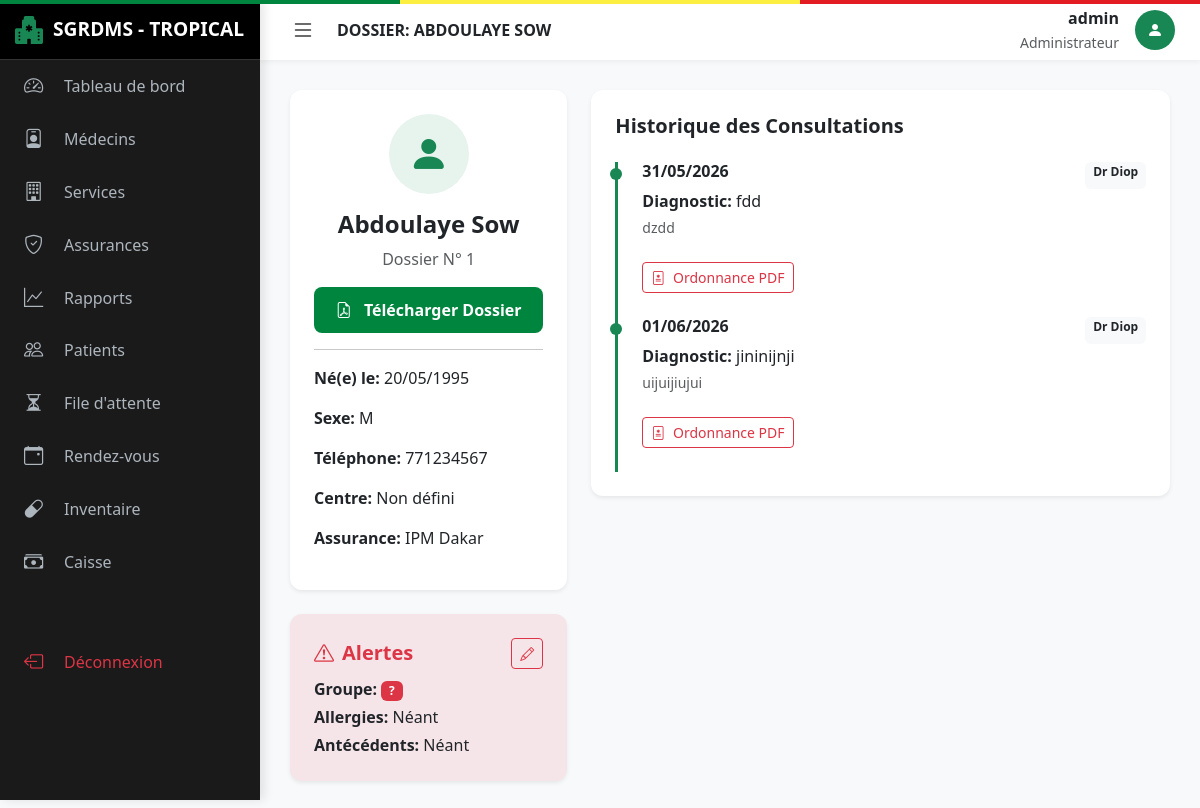
The app's page /patient/1 (signed in) with its own data.
### app/models.py (models this page shows)
class Utilisateur(db.Model, UserMixin):
    id = db.Column(db.Integer, primary_key=True)
    username = db.Column(db.String(50), unique=True, nullable=False)
    password = db.Column(db.String(100), nullable=False)
    role = db.Column(db.String(20), nullable=False) # Admin, Medecin, Patient, Pharmacien, Receptionniste
    date_creation = db.Column(db.DateTime, default=datetime.utcnow)
    patient_id = db.Column(db.Integer, db.ForeignKey('patient.id'), nullable=True)
    patient = db.relationship('Patient', backref='user', uselist=False)
    medecin_id = db.Column(db.Integer, db.ForeignKey('medecin.id'), nullable=True)
    medecin = db.relationship('Medecin', backref='user', uselist=False)

class Patient(db.Model):
    id = db.Column(db.Integer, primary_key=True)
    nom = db.Column(db.String(50), nullable=False)
    prenom = db.Column(db.String(50), nullable=False)
    date_naissance = db.Column(db.Date, nullable=False)
    sexe = db.Column(db.String(10))
    adresse = db.Column(db.String(200))
    telephone = db.Column(db.String(20))
    email = db.Column(db.String(120))
    centre_id = db.Column(db.Integer, db.ForeignKey('centre.id'), nullable=True)
    assurance_id = db.Column(db.Integer, db.ForeignKey('assurance.id'), nullable=True)
    assurance = db.relationship('Assurance', backref='patients')
    dossier = db.relationship('DossierMedical', backref='patient', uselist=False)
    rdvs = db.relationship('RendezVous', backref='patient', lazy=True)
    file_attente = db.relationship('FileAttente', backref='patient', lazy=True)

class Assurance(db.Model):
    id = db.Column(db.Integer, primary_key=True)
    nom_assurance = db.Column(db.String(100), nullable=False)
    taux_pec = db.Column(db.Float) # Taux Prise En Charge
    plafond_annuel = db.Column(db.Float)

class RendezVous(db.Model):
    id = db.Column(db.Integer, primary_key=True)
    date_rdv = db.Column(db.Date, nullable=False)
    heure_rdv = db.Column(db.Time, nullable=False)
    statut = db.Column(db.String(20), default='Programmé') # Programmé, Annulé, Terminé, Urgence
    type_rdv = db.Column(db.String(20), default='Présentiel') # Présentiel, Téléconsultation
    priorite = db.Column(db.Integer, default=1)
    degre_urgence = db.Column(db.String(20), default='Normal') # Normal, Moyen, Critique (Triage)
    patient_id = db.Column(db.Integer, db.ForeignKey('patient.id'), nullable=False)
    medecin_id = db.Column(db.Integer, db.ForeignKey('medecin.id'), nullable=False)
    service_id = db.Column(db.Integer, db.ForeignKey('service.id'), nullable=True)
    centre_id = db.Column(db.Integer, db.ForeignKey('centre.id'), nullable=True)
    consultation = db.relationship('Consultation', backref='rdv', uselist=False)

class Consultation(db.Model):
    id = db.Column(db.Integer, primary_key=True)
    rdv_id = db.Column(db.Integer, db.ForeignKey('rendez_vous.id'), nullable=False)
    date_consultation = db.Column(db.DateTime, default=datetime.utcnow)
    diagnostic = db.Column(db.Text)
    observations = db.Column(db.Text)
    type_consult = db.Column(db.String(50))
    ordonnance = db.relationship('Ordonnance', backref='consultation', uselist=False)
    facture = db.relationship('Facture', backref='consultation', uselist=False)

class Medecin(db.Model):
    id = db.Column(db.Integer, primary_key=True)
    nom = db.Column(db.String(50), nullable=False)
    prenom = db.Column(db.String(50), nullable=False)
    specialite = db.Column(db.String(100))
    telephone = db.Column(db.String(20))
    teleconsult_active = db.Column(db.Boolean, default=False)
    service_id = db.Column(db.Integer, db.ForeignKey('service.id'), nullable=False)
    centre_id = db.Column(db.Integer, db.ForeignKey('centre.id'), nullable=True)
    rdvs = db.relationship('RendezVous', backref='medecin', lazy=True)
    dispos = db.relationship('Disponibilite', backref='medecin', lazy=True)

### app/routes.py (the view)
@main.route("/patient/<int:patient_id>")
@login_required
def patient_details(patient_id):
    patient = Patient.query.get_or_404(patient_id)
    if current_user.role not in ['Administrateur', 'Receptionniste', 'Medecin']:
        if current_user.role == 'Patient' and current_user.patient_id != patient.id:
            return redirect(url_for('main.dashboard'))
    return render_template('patient_details.html', patient=patient, title=f"Dossier: {patient.prenom} {patient.nom}")

### app/__init__.py (called while the page is built)
def create_app(config_class=Config):
    app = Flask(__name__)
    app.config.from_object(Config)
    db.init_app(app)
    bcrypt.init_app(app)
    login_manager.init_app(app)
    from app.routes import main
    app.register_blueprint(main)
    @app.context_processor
    def inject_now():
        from datetime import datetime
        return {'datetime': datetime}
    return app

### app/models.py (called while the page is built)
@login_manager.user_loader
def load_user(user_id):
    return Utilisateur.query.get(int(user_id))

### app/templates/patient_details.html (shortened to what this page needs)
{% extends "base.html" %}
{% block content %}
<div class="row g-4">
    <div class="col-md-4">
        <div class="card border-0 shadow-sm p-4 text-center">
            <div class="rounded-circle bg-success bg-opacity-10 text-success d-inline-flex align-items-center justify-content-center mx-auto mb-3" style="width: 80px; height: 80px;">
                <i class="bi bi-person-fill fs-1"></i>
            </div>
            <h4 class="fw-bold">{{ patient.prenom }} {{ patient.nom }}</h4>
            <p class="text-muted">Dossier N° {{ patient.id }}</p>
            <div class="d-grid gap-2">
                <a href="{{ url_for('main.pdf_dossier', patient_id=patient.id) }}" target="_blank" class="btn btn-senegal">
                    <i class="bi bi-file-earmark-pdf me-2"></i> Télécharger Dossier
                </a>
            </div>
            <hr>
            <div class="text-start">
                <p><strong>Né(e) le:</strong> {{ patient.date_naissance.strftime('%d/%m/%Y') }}</p>
                <p><strong>Sexe:</strong> {{ patient.sexe }}</p>
                <p><strong>Téléphone:</strong> {{ patient.telephone }}</p>
                <p><strong>Centre:</strong> {{ patient.centre.nom_centre if patient.centre else 'Non défini' }}</p>
                <p><strong>Assurance:</strong> {{ patient.assurance.nom_assurance if patient.assurance else 'Néant' }}</p>
            </div>
        </div>
        <div class="card border-0 shadow-sm p-4 mt-4 bg-danger bg-opacity-10">
            <div class="d-flex justify-content-between align-items-center mb-2">
                <h5 class="fw-bold text-danger mb-0"><i class="bi bi-exclamation-triangle me-2"></i>Alertes</h5>
                {% if current_user.role in ['Administrateur', 'Medecin'] %}
                <a href="{{ url_for('main.modifier_dossier', patient_id=patient.id) }}" class="btn btn-sm btn-outline-danger">
                    <i class="bi bi-pencil"></i>
                </a>
                {% endif %}
            </div>
            <p class="mb-1"><strong>Groupe:</strong> <span class="badge bg-danger">{{ patient.dossier.groupe_sanguin or '?' }}</span></p>
            <p class="mb-1"><strong>Allergies:</strong> {{ patient.dossier.allergies or 'Néant' }}</p>
            <p class="mb-0"><strong>Antécédents:</strong> {{ patient.dossier.antecedents or 'Néant' }}</p>
        </div>
    </div>
    <div class="col-md-8">
        <div class="card border-0 shadow-sm p-4">
            <h5 class="fw-bold mb-4">Historique des Consultations</h5>
            <div class="timeline">
                {% for rdv in patient.rdvs if rdv.consultation %}
                <div class="border-start border-3 border-success ps-4 pb-4 position-relative">
                    <div class="position-absolute start-0 translate-middle-x bg-success rounded-circle" style="width: 12px; height: 12px; margin-left: -2px; margin-top: 6px;"></div>
                    <div class="d-flex justify-content-between">
                        <h6 class="fw-bold">{{ rdv.consultation.date_consultation.strftime('%d/%m/%Y') }}</h6>
                        <span class="badge bg-light text-dark">Dr {{ rdv.medecin.nom }}</span>
                    </div>
                    <p class="mb-1"><strong>Diagnostic:</strong> {{ rdv.consultation.diagnostic }}</p>
                    <p class="small text-muted">{{ rdv.consultation.observations }}</p>
                    {% if rdv.consultation.ordonnance %}
                    <a href="{{ url_for('main.pdf_ordonnance', ordonnance_id=rdv.consultation.ordonnance.id) }}" target="_blank" class="btn btn-sm btn-outline-danger mt-2">
                        <i class="bi bi-file-medical me-1"></i> Ordonnance PDF
                    </a>
                    {% endif %}
                </div>
                {% else %}
                <p class="text-muted text-center py-4">Aucune consultation enregistrée pour ce patient.</p>
                {% endfor %}
            </div>
        </div>
    </div>
</div>
{% endblock %}

### app/templates/base.html (shortened to what this page needs)
<!DOCTYPE html>
<html lang="fr">
<head>
    <link href="https://cdn.jsdelivr.net/npm/bootstrap@5.3.0/dist/css/bootstrap.min.css" rel="stylesheet">
    <link rel="stylesheet" href="https://cdn.jsdelivr.net/npm/bootstrap-icons@1.11.0/font/bootstrap-icons.css">
</head>
<body>
    {% if current_user.is_authenticated %}
    <div id="sidebar">
        <div class="sidebar-header">
            <i class="bi bi-hospital-fill text-success fs-3"></i>
            <span class="logo-text">SGRDMS - TROPICAL</span>
        </div>
            <a href="{{ url_for('main.dashboard') }}" class="menu-item {{ 'active' if request.endpoint == 'main.dashboard' }}">
                <i class="bi bi-speedometer2"></i>
                <span class="menu-text">Tableau de bord</span>
            </a>
            {% if current_user.role == 'Administrateur' %}
            <a href="{{ url_for('main.list_medecins') }}" class="menu-item {{ 'active' if request.endpoint == 'main.list_medecins' }}">
                <i class="bi bi-person-badge"></i>
                <span class="menu-text">Médecins</span>
            </a>
            <a href="{{ url_for('main.list_services') }}" class="menu-item {{ 'active' if request.endpoint == 'main.list_services' }}">
                <i class="bi bi-building"></i>
                <span class="menu-text">Services</span>
            </a>
            <a href="{{ url_for('main.list_assurances') }}" class="menu-item {{ 'active' if request.endpoint == 'main.list_assurances' }}">
                <i class="bi bi-shield-check"></i>
                <span class="menu-text">Assurances</span>
            </a>
            <a href="{{ url_for('main.rapports') }}" class="menu-item {{ 'active' if request.endpoint == 'main.rapports' }}">
                <i class="bi bi-graph-up"></i>
                <span class="menu-text">Rapports</span>
            </a>
            {% endif %}
            {% if current_user.role in ['Administrateur', 'Receptionniste', 'Medecin'] %}
            <a href="{{ url_for('main.list_patients') }}" class="menu-item {{ 'active' if request.endpoint == 'main.list_patients' }}">
                <i class="bi bi-people"></i>
                <span class="menu-text">Patients</span>
            </a>
            {% endif %}
            {% if current_user.role in ['Administrateur', 'Receptionniste'] %}
            <a href="{{ url_for('main.file_attente') }}" class="menu-item {{ 'active' if request.endpoint == 'main.file_attente' }}">
                <i class="bi bi-hourglass-split"></i>
                <span class="menu-text">File d'attente</span>
            </a>
            {% endif %}
            {% if current_user.role not in ['Pharmacien', 'Caissier'] %}
            <a href="{{ url_for('main.list_rdvs') }}" class="menu-item {{ 'active' if request.endpoint == 'main.list_rdvs' }}">
                <i class="bi bi-calendar-event"></i>
                <span class="menu-text">Rendez-vous</span>
            </a>
            {% endif %}
            {% if current_user.role == 'Pharmacien' or current_user.role == 'Administrateur' %}
            <a href="{{ url_for('main.pharmacie_inventaire') }}" class="menu-item {{ 'active' if request.endpoint == 'main.pharmacie_inventaire' }}">
                <i class="bi bi-capsule"></i>
                <span class="menu-text">Inventaire</span>
            </a>
            {% endif %}
            {% if current_user.role in ['Caissier', 'Administrateur'] %}
            <a href="{{ url_for('main.caisse_factures') }}" class="menu-item {{ 'active' if request.endpoint == 'main.caisse_factures' }}">
                <i class="bi bi-cash-stack"></i>
                <span class="menu-text">Caisse</span>
            </a>
            {% endif %}
            <div class="mt-auto pt-5">
                <a href="{{ url_for('main.logout') }}" class="menu-item text-danger">
                    <i class="bi bi-box-arrow-left"></i>
                    <span class="menu-text">Déconnexion</span>
                </a>
            </div>
        </div>
    <div id="main-wrapper">
        <header class="top-navbar">
            <button class="toggle-btn" id="sidebarToggle">
                <i class="bi bi-list"></i>
            </button>
            <div class="ms-3 fw-bold text-uppercase d-none d-md-block">
                {{ title if title else "Portail Santé" }}
            </div>
            <div class="ms-auto d-flex align-items-center">
                <div class="text-end me-3 d-none d-sm-block">
                    <div class="fw-bold">{{ current_user.username }}</div>
                    <small class="text-muted">{{ current_user.role }}</small>
                </div>
                <div class="rounded-circle bg-success text-white d-flex align-items-center justify-content-center" style="width: 40px; height: 40px;">
                    <i class="bi bi-person-fill"></i>
                </div>
            </div>
        </header>
        <main class="content-area">
            {% block content %}{% endblock %}
        </main>
    </div>
    {% else %}
    <div class="content-area p-0">
        {% block auth_content %}{% endblock %}
    </div>
    {% endif %}
</body>
</html>

### app/templates/base.html (style rules this page uses)
:root { --sn-green: #00853f; --sn-yellow: #fdef42; --sn-red: #e31b23; --sidebar-width: 260px; --sidebar-collapsed-width: 70px; --top-nav-height: 60px; --bg-light: #f8f9fa; }
body { background-color: var(--bg-light); overflow-x: hidden; font-family: 'Segoe UI', Tahoma, Geneva, Verdana, sans-serif; }
#sidebar { width: var(--sidebar-width); height: 100vh; position: fixed; left: 0; top: 0; z-index: 1000; background: #1a1a1a; color: white; transition: all 0.3s ease; box-shadow: 4px 0 10px rgba(0,0,0,0.1); }
.sidebar-header { height: var(--top-nav-height); display: flex; align-items: center; padding: 0 15px; border-bottom: 1px solid #333; background: #000; }
.sidebar-header .logo-text { white-space: nowrap; overflow: hidden; font-weight: bold; font-size: 1.2rem; margin-left: 10px; transition: opacity 0.2s; }
.menu-item { padding: 12px 20px; display: flex; align-items: center; color: #adb5bd; text-decoration: none; transition: all 0.2s; border-left: 4px solid transparent; }
.menu-item i { font-size: 1.2rem; min-width: 30px; }
.menu-text { margin-left: 10px; white-space: nowrap; transition: opacity 0.2s; }
#main-wrapper { margin-left: var(--sidebar-width); transition: all 0.3s ease; min-height: 100vh; display: flex; flex-direction: column; }
.top-navbar { height: var(--top-nav-height); background: white; display: flex; align-items: center; padding: 0 25px; box-shadow: 0 2px 5px rgba(0,0,0,0.05); position: sticky; top: 0; z-index: 999; }
.toggle-btn { background: none; border: none; font-size: 1.5rem; cursor: pointer; color: #333; }
.content-area { padding: 30px; flex-grow: 1; }
.card { border: none; border-radius: 12px; box-shadow: 0 5px 15px rgba(0,0,0,0.05); transition: transform 0.2s; }
.btn-senegal { background-color: var(--sn-green); color: white; border-radius: 8px; padding: 10px 20px; font-weight: 600; }

### records on screen
Utilisateur: username "admin", role "Administrateur"
Patient: prenom "Abdoulaye", nom "Sow", id "1", date_naissance "20/05/1995", sexe "M", telephone "771234567"
Assurance: assurance "IPM Dakar"
RendezVous: consultation.date_consultation "31/05/2026", medecin.nom "Diop", consultation.diagnostic "fdd", consultation.observations "dzdd"
RendezVous: consultation.date_consultation "01/06/2026", medecin.nom "Diop", consultation.diagnostic "jininijnji", consultation.observations "uijuijiujui"

### other values on screen
{{ title if title else "Portail Santé" }} "DOSSIER: ABDOULAYE SOW"
{{ patient.centre.nom_centre if patient.centre else 'Non défini' }} "Non défini"
{{ patient.dossier.groupe_sanguin or '?' }} "?"
{{ patient.dossier.allergies or 'Néant' }} "Néant"
{{ patient.dossier.antecedents or 'Néant' }} "Néant"
